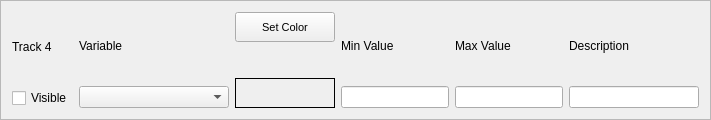
    <widget class="QFrame" name="fraTrk_4">
     <property name="minimumSize">
      <size>
       <width>0</width>
       <height>80</height>
      </size>
     </property>
     <property name="frameShape">
      <enum>QFrame::StyledPanel</enum>
     </property>
     <property name="frameShadow">
      <enum>QFrame::Plain</enum>
     </property>
     <layout class="QHBoxLayout" name="horizontalLayout_5">
      <item>
       <layout class="QVBoxLayout" name="verticalLayout_19">
        <item>
         <widget class="QLabel" name="lblTrk_4">
          <property name="font">
           <font>
            <family>MS Shell Dlg 2</family>
            <pointsize>9</pointsize>
            <weight>50</weight>
            <bold>false</bold>
           </font>
          </property>
          <property name="text">
           <string>Track 4</string>
          </property>
          <property name="buddy">
           <cstring>chkVisible_4</cstring>
          </property>
         </widget>
        </item>
        <item>
         <widget class="QCheckBox" name="chkVisible_4">
          <property name="font">
           <font>
            <family>MS Shell Dlg 2</family>
            <pointsize>9</pointsize>
           </font>
          </property>
          <property name="text">
           <string>Visible</string>
          </property>
         </widget>
        </item>
       </layout>
      </item>
      <item>
       <layout class="QVBoxLayout" name="verticalLayout_20">
        <item>
         <widget class="QLabel" name="lblVar_4">
          <property name="font">
           <font>
            <family>MS Shell Dlg 2</family>
            <pointsize>9</pointsize>
            <weight>50</weight>
            <bold>false</bold>
           </font>
          </property>
          <property name="text">
           <string>Variable</string>
          </property>
          <property name="buddy">
           <cstring>cboVariable_4</cstring>
          </property>
         </widget>
        </item>
        <item>
         <widget class="QComboBox" name="cboVariable_4">
          <property name="minimumSize">
           <size>
            <width>150</width>
            <height>0</height>
           </size>
          </property>
          <property name="maximumSize">
           <size>
            <width>250</width>
            <height>16777215</height>
           </size>
          </property>
          <property name="font">
           <font>
            <family>MS Shell Dlg 2</family>
            <pointsize>9</pointsize>
            <weight>50</weight>
            <bold>false</bold>
           </font>
          </property>
          <property name="insertPolicy">
           <enum>QComboBox::InsertAlphabetically</enum>
          </property>
         </widget>
        </item>
       </layout>
      </item>
      <item>
       <layout class="QVBoxLayout" name="verticalLayout_21">
        <item>
         <widget class="QPushButton" name="cmdColor_4">
          <property name="minimumSize">
           <size>
            <width>100</width>
            <height>30</height>
           </size>
          </property>
          <property name="maximumSize">
           <size>
            <width>150</width>
            <height>30</height>
           </size>
          </property>
          <property name="font">
           <font>
            <family>MS Shell Dlg 2</family>
            <pointsize>8</pointsize>
           </font>
          </property>
          <property name="text">
           <string>Set Color</string>
          </property>
         </widget>
        </item>
        <item>
         <spacer name="verticalSpacer_4">
          <property name="orientation">
           <enum>Qt::Vertical</enum>
          </property>
          <property name="sizeType">
           <enum>QSizePolicy::MinimumExpanding</enum>
          </property>
          <property name="sizeHint" stdset="0">
           <size>
            <width>20</width>
            <height>30</height>
           </size>
          </property>
         </spacer>
        </item>
        <item>
         <widget class="QLabel" name="lblColor_4">
          <property name="minimumSize">
           <size>
            <width>100</width>
            <height>30</height>
           </size>
          </property>
          <property name="maximumSize">
           <size>
            <width>150</width>
            <height>30</height>
           </size>
          </property>
          <property name="font">
           <font>
            <family>MS Shell Dlg 2</family>
            <pointsize>9</pointsize>
            <weight>50</weight>
            <bold>false</bold>
           </font>
          </property>
          <property name="frameShape">
           <enum>QFrame::Box</enum>
          </property>
          <property name="text">
           <string/>
          </property>
          <property name="alignment">
           <set>Qt::AlignCenter</set>
          </property>
          <property name="buddy">
           <cstring>cmdColor_4</cstring>
          </property>
         </widget>
        </item>
       </layout>
      </item>
      <item>
       <layout class="QVBoxLayout" name="verticalLayout_22">
        <item>
         <widget class="QLabel" name="lblMin_4">
          <property name="font">
           <font>
            <family>MS Shell Dlg 2</family>
            <pointsize>9</pointsize>
            <weight>50</weight>
            <bold>false</bold>
           </font>
          </property>
          <property name="text">
           <string>Min Value</string>
          </property>
          <property name="buddy">
           <cstring>txtMin_4</cstring>
          </property>
         </widget>
        </item>
        <item>
         <widget class="QLineEdit" name="txtMin_4">
          <property name="minimumSize">
           <size>
            <width>100</width>
            <height>0</height>
           </size>
          </property>
          <property name="maximumSize">
           <size>
            <width>250</width>
            <height>16777215</height>
           </size>
          </property>
          <property name="font">
           <font>
            <family>MS Shell Dlg 2</family>
            <pointsize>9</pointsize>
            <weight>50</weight>
            <bold>false</bold>
           </font>
          </property>
          <property name="alignment">
           <set>Qt::AlignRight|Qt::AlignTrailing|Qt::AlignVCenter</set>
          </property>
         </widget>
        </item>
       </layout>
      </item>
      <item>
       <layout class="QVBoxLayout" name="verticalLayout_23">
        <item>
         <widget class="QLabel" name="lblMax_4">
          <property name="font">
           <font>
            <family>MS Shell Dlg 2</family>
            <pointsize>9</pointsize>
            <weight>50</weight>
            <bold>false</bold>
           </font>
          </property>
          <property name="text">
           <string>Max Value</string>
          </property>
          <property name="buddy">
           <cstring>txtMax_4</cstring>
          </property>
         </widget>
        </item>
        <item>
         <widget class="QLineEdit" name="txtMax_4">
          <property name="minimumSize">
           <size>
            <width>100</width>
            <height>0</height>
           </size>
          </property>
          <property name="maximumSize">
           <size>
            <width>250</width>
            <height>16777215</height>
           </size>
          </property>
          <property name="font">
           <font>
            <family>MS Shell Dlg 2</family>
            <pointsize>9</pointsize>
            <weight>50</weight>
            <bold>false</bold>
           </font>
          </property>
          <property name="alignment">
           <set>Qt::AlignRight|Qt::AlignTrailing|Qt::AlignVCenter</set>
          </property>
         </widget>
        </item>
       </layout>
      </item>
      <item>
       <layout class="QVBoxLayout" name="verticalLayout_24">
        <item>
         <widget class="QLabel" name="lblDescr_4">
          <property name="font">
           <font>
            <family>MS Shell Dlg 2</family>
            <pointsize>9</pointsize>
            <weight>50</weight>
            <bold>false</bold>
           </font>
          </property>
          <property name="text">
           <string>Description</string>
          </property>
          <property name="buddy">
           <cstring>txtComment_4</cstring>
          </property>
         </widget>
        </item>
        <item>
         <widget class="QLineEdit" name="txtComment_4">
          <property name="minimumSize">
           <size>
            <width>130</width>
            <height>0</height>
           </size>
          </property>
          <property name="font">
           <font>
            <family>MS Shell Dlg 2</family>
            <pointsize>9</pointsize>
            <weight>50</weight>
            <bold>false</bold>
           </font>
          </property>
          <property name="maxLength">
           <number>128</number>
          </property>
         </widget>
        </item>
       </layout>
      </item>
     </layout>
    </widget>
